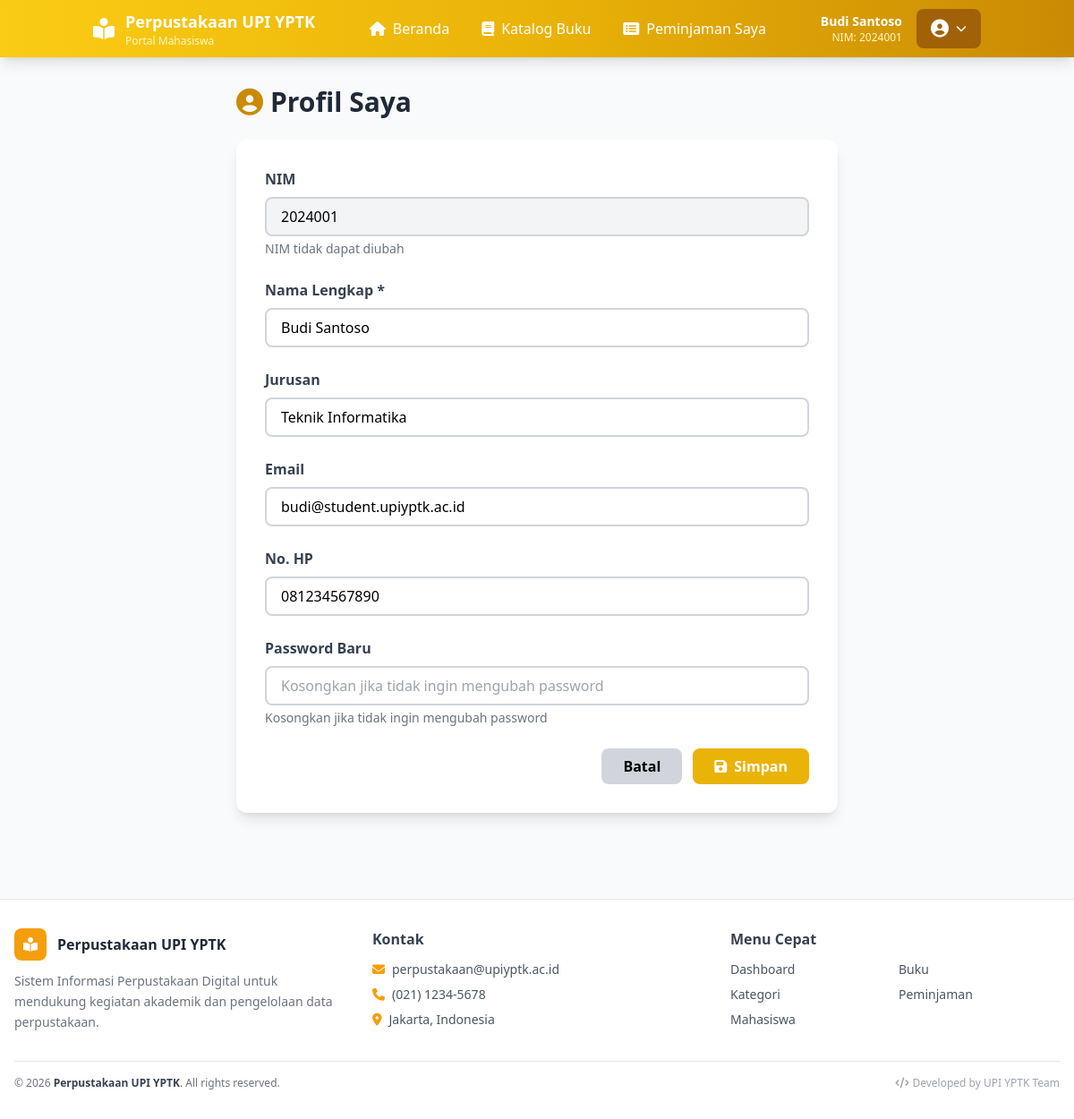
/student/profile.php (signed in), run on the app's committed database.
### tables this page shows
CREATE TABLE `users` (
  `id_user` int NOT NULL,
  `nim` varchar(20) NOT NULL,
  `password` varchar(255) NOT NULL,
  `nama_lengkap` varchar(100) NOT NULL,
  `jurusan` varchar(100) DEFAULT NULL,
  `email` varchar(100) DEFAULT NULL,
  `no_hp` varchar(15) DEFAULT NULL,
  `created_at` timestamp NULL DEFAULT CURRENT_TIMESTAMP
);

### config/session.php (called while the page is built, shortened)
<?php
function isStudentLoggedIn() {
    return isset($_SESSION['user_id']) && isset($_SESSION['user_nim']);
}
function getStudentData() {
    if (isStudentLoggedIn()) {
        return [
            'id' => $_SESSION['user_id'],
            'nim' => $_SESSION['user_nim'],
            'nama_lengkap' => $_SESSION['user_nama'] ?? '',
            'jurusan' => $_SESSION['user_jurusan'] ?? '',
            'email' => $_SESSION['user_email'] ?? ''
        ];
    }
    return null;
}
?>

### student/profile.php (the view, shortened to what this page needs)
<?php
require_once '../includes/header_student.php';
$conn = getConnection();
$student = getStudentData();
$student_data = $conn->query("SELECT * FROM users WHERE id_user = " . $student['id'])->fetch_assoc();
?>
<div class="container mx-auto px-4 py-8">
    <div class="max-w-2xl mx-auto">
        <h2 class="text-3xl font-bold text-gray-800 mb-6">
            <i class="fas fa-user-circle text-yellow-600 mr-2"></i>Profil Saya
        </h2>
        <div class="bg-white rounded-xl shadow-lg p-8">
            <form method="POST">
                <div class="mb-6">
                    <label class="block text-gray-700 font-semibold mb-2">NIM</label>
                    <input type="text" value="<?php echo htmlspecialchars($student_data['nim']); ?>"
                           class="w-full px-4 py-2 border-2 border-gray-300 rounded-lg bg-gray-100" disabled>
                    <p class="text-gray-500 text-sm mt-1">NIM tidak dapat diubah</p>
                </div>
                <div class="mb-6">
                    <label class="block text-gray-700 font-semibold mb-2">Nama Lengkap *</label>
                    <input type="text" name="nama_lengkap" value="<?php echo htmlspecialchars($student_data['nama_lengkap']); ?>"
                           class="w-full px-4 py-2 border-2 border-gray-300 rounded-lg focus:border-yellow-500 focus:outline-none" required>
                </div>
                <div class="mb-6">
                    <label class="block text-gray-700 font-semibold mb-2">Jurusan</label>
                    <input type="text" name="jurusan" value="<?php echo htmlspecialchars($student_data['jurusan']); ?>"
                           class="w-full px-4 py-2 border-2 border-gray-300 rounded-lg focus:border-yellow-500 focus:outline-none">
                </div>
                <div class="mb-6">
                    <label class="block text-gray-700 font-semibold mb-2">Email</label>
                    <input type="email" name="email" value="<?php echo htmlspecialchars($student_data['email']); ?>"
                           class="w-full px-4 py-2 border-2 border-gray-300 rounded-lg focus:border-yellow-500 focus:outline-none">
                </div>
                <div class="mb-6">
                    <label class="block text-gray-700 font-semibold mb-2">No. HP</label>
                    <input type="text" name="no_hp" value="<?php echo htmlspecialchars($student_data['no_hp']); ?>"
                           class="w-full px-4 py-2 border-2 border-gray-300 rounded-lg focus:border-yellow-500 focus:outline-none">
                </div>
                <div class="mb-6">
                    <label class="block text-gray-700 font-semibold mb-2">Password Baru</label>
                    <input type="password" name="password"
                           class="w-full px-4 py-2 border-2 border-gray-300 rounded-lg focus:border-yellow-500 focus:outline-none"
                           placeholder="Kosongkan jika tidak ingin mengubah password">
                    <p class="text-gray-500 text-sm mt-1">Kosongkan jika tidak ingin mengubah password</p>
                </div>
                <div class="flex justify-end space-x-3">
                    <a href="dashboard.php" class="px-6 py-2 bg-gray-300 hover:bg-gray-400 rounded-lg font-semibold">
                        Batal
                    </a>
                    <button type="submit" class="px-6 py-2 bg-yellow-500 hover:bg-yellow-600 text-white rounded-lg font-semibold">
                        <i class="fas fa-save mr-2"></i>Simpan
                    </button>
                </div>
            </form>
        </div>
    </div>
</div>
<?php require_once '../includes/footer.php'; ?>

### includes/header_student.php (style rules this page uses)
:root { --yellow-primary: #FCD34D; --yellow-dark: #F59E0B; --yellow-light: #FEF3C7; }

### data on the page
users: nim "2024001", nama_lengkap "Budi Santoso", jurusan "Teknik Informatika", email "budi@student.upiyptk.ac.id", no_hp "081234567890"

### other printed values
$student['nama_lengkap'] "Budi Santoso"
$student['nim'] "2024001"
